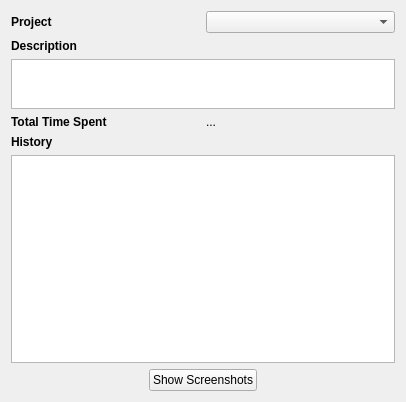
<?xml version="1.0" encoding="UTF-8"?>
<ui version="4.0">
 <class>ProjectWidget</class>
 <widget class="QWidget" name="ProjectWidget">
  <property name="geometry">
   <rect>
    <x>0</x>
    <y>0</y>
    <width>406</width>
    <height>402</height>
   </rect>
  </property>
  <property name="windowTitle">
   <string>Form</string>
  </property>
  <layout class="QGridLayout" name="gridLayout">
   <item row="0" column="0" colspan="2">
    <layout class="QHBoxLayout" name="horizontalLayout">
     <item>
      <widget class="QLabel" name="label">
       <property name="text">
        <string>&lt;b&gt;Project&lt;/b&gt;</string>
       </property>
      </widget>
     </item>
     <item>
      <widget class="QComboBox" name="projectComboBox"/>
     </item>
    </layout>
   </item>
   <item row="1" column="0">
    <widget class="QLabel" name="label_2">
     <property name="font">
      <font>
       <weight>75</weight>
       <bold>true</bold>
      </font>
     </property>
     <property name="text">
      <string>Description</string>
     </property>
    </widget>
   </item>
   <item row="2" column="0" colspan="2">
    <widget class="QTextEdit" name="descriptionTextEdit">
     <property name="minimumSize">
      <size>
       <width>0</width>
       <height>50</height>
      </size>
     </property>
     <property name="maximumSize">
      <size>
       <width>16777215</width>
       <height>50</height>
      </size>
     </property>
    </widget>
   </item>
   <item row="3" column="0" colspan="2">
    <layout class="QHBoxLayout" name="horizontalLayout_2">
     <item>
      <widget class="QLabel" name="label_3">
       <property name="font">
        <font>
         <weight>75</weight>
         <bold>true</bold>
        </font>
       </property>
       <property name="text">
        <string>Total Time Spent</string>
       </property>
      </widget>
     </item>
     <item>
      <widget class="QLabel" name="timeSpentLabel">
       <property name="text">
        <string>...</string>
       </property>
      </widget>
     </item>
    </layout>
   </item>
   <item row="4" column="0" colspan="2">
    <layout class="QVBoxLayout" name="verticalLayout_2">
     <item>
      <widget class="QLabel" name="label_4">
       <property name="font">
        <font>
         <weight>75</weight>
         <bold>true</bold>
        </font>
       </property>
       <property name="text">
        <string>History</string>
       </property>
      </widget>
     </item>
     <item>
      <widget class="QTableView" name="historyTableView"/>
     </item>
    </layout>
   </item>
   <item row="5" column="0" rowspan="4" colspan="2">
    <layout class="QHBoxLayout" name="horizontalLayout_4">
     <item>
      <spacer name="horizontalSpacer_2">
       <property name="orientation">
        <enum>Qt::Horizontal</enum>
       </property>
       <property name="sizeHint" stdset="0">
        <size>
         <width>40</width>
         <height>20</height>
        </size>
       </property>
      </spacer>
     </item>
     <item>
      <widget class="QPushButton" name="screenshotsPushButton">
       <property name="text">
        <string>Show Screenshots</string>
       </property>
      </widget>
     </item>
     <item>
      <spacer name="horizontalSpacer">
       <property name="orientation">
        <enum>Qt::Horizontal</enum>
       </property>
       <property name="sizeHint" stdset="0">
        <size>
         <width>40</width>
         <height>20</height>
        </size>
       </property>
      </spacer>
     </item>
    </layout>
   </item>
  </layout>
 </widget>
 <resources/>
 <connections/>
</ui>
